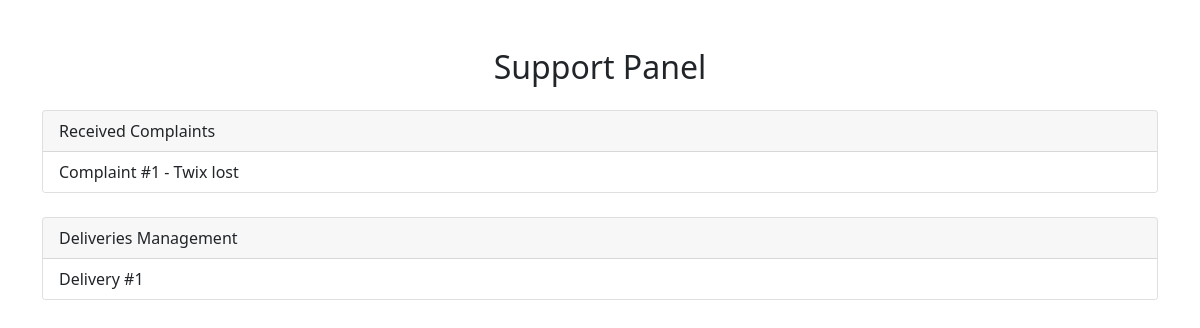
The app's page /support_dashboard/ (signed in), older data.
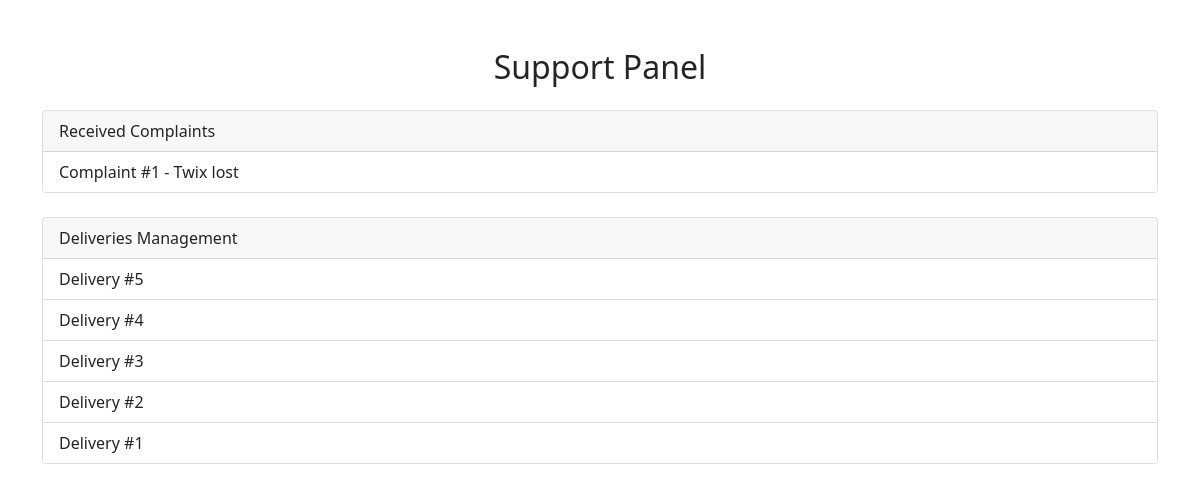
The same page, newer data.
### shop/models.py (models this page shows, shortened)
class Complaint(models.Model):
    title = CharField(max_length=255)
    description = TextField(null=False, blank=False)
    attachment = FileField(upload_to='complaints/', null=True, blank=True)
    submission_date = DateTimeField(auto_now_add=True)
    resolution_date = DateTimeField(null=True, blank=True)
    resolution = TextField(null=True, blank=True)
    complaint_type = ForeignKey(ComplaintType, on_delete=models.CASCADE)
    client = ForeignKey(Client, on_delete=models.CASCADE)
    worker = ForeignKey(Worker, on_delete=models.CASCADE, null=True, blank=True)
    order = ForeignKey(Order, on_delete=models.CASCADE, null=True, blank=True)
    def get_absolute_url(self):  # used in templates to generate redirect url which will be handled in views
        return reverse('complaint', kwargs={'c_id': self.pk})

class Delivery(models.Model):
    planned_time = DateTimeField()
    arrived_time = DateTimeField(null=True, blank=True)
    order = ForeignKey(Order, on_delete=models.CASCADE, related_name='deliveries')
    deliverer = ForeignKey(Worker, null=True, blank=True, on_delete=models.CASCADE, related_name='deliveries')
    address = ForeignKey(Address, on_delete=models.CASCADE)
    delivery_leave_place = ForeignKey(DeliveryLeavePlace, on_delete=models.CASCADE)
    delivery_stage = ForeignKey(DeliveryStage, on_delete=models.CASCADE, default=1)
    def get_absolute_url(self):  # used in templates to generate redirect url which will be handled in views
        return reverse('delivery', kwargs={'d_id': self.pk})

### shop/views/workers.py (the view)
# urls.py: path('support_dashboard/', workers.support_dashboard, name='support_dashboard'),
@login_required()
def support_dashboard(request):
    context = {
        'complaints': Complaint.objects.all().order_by('-pk'),
        'deliveries': Delivery.objects.all().order_by('-pk'),
    }
    return render(request, 'shop/workers/support_dashboard.html', context)

### shop/templates/shop/workers/support_dashboard.html
{% extends 'base.html' %}
{% block content %}
    <div class="container mt-5">
        <h2 class="text-center mb-4">Support Panel</h2>
        <div class="card mb-4">
            <div class="card-header">
                Received Complaints
            </div>
            <div class="list-group list-group-flush">
                {% for c in complaints %}
                    <a href="{{ c.get_absolute_url }}" class="list-group-item list-group-item-action">
                        Complaint #{{ c.pk }} - {{ c.title }}
                    </a>
                {% endfor %}
            </div>
        </div>
        <div class="card">
            <div class="card-header">
                Deliveries Management
            </div>
            <div class="list-group list-group-flush">
                {% for d in deliveries %}
                    <a href="{{ d.get_absolute_url }}" class="list-group-item list-group-item-action">
                        Delivery #{{ d.pk }}
                    </a>
                {% endfor %}
            </div>
        </div>
    </div>
{% endblock %}

### templates/base.html (shortened to what this page needs)
{% load static %}
<!DOCTYPE html>
<html lang="en">
<head>
    <link href="https://cdn.jsdelivr.net/npm/bootstrap@5.0.2/dist/css/bootstrap.min.css" rel="stylesheet"
>
    <link rel="stylesheet" href="https://cdn.jsdelivr.net/npm/bootstrap-icons@1.11.3/font/bootstrap-icons.min.css">
</head>
<body>
    {% block content %}
    {% endblock %}
</body>
</html>

Row changes from the older to the newer data that the page shows:
added Delivery: pk "5"
added Delivery: pk "4"
added Delivery: pk "3"
added Delivery: pk "2"
